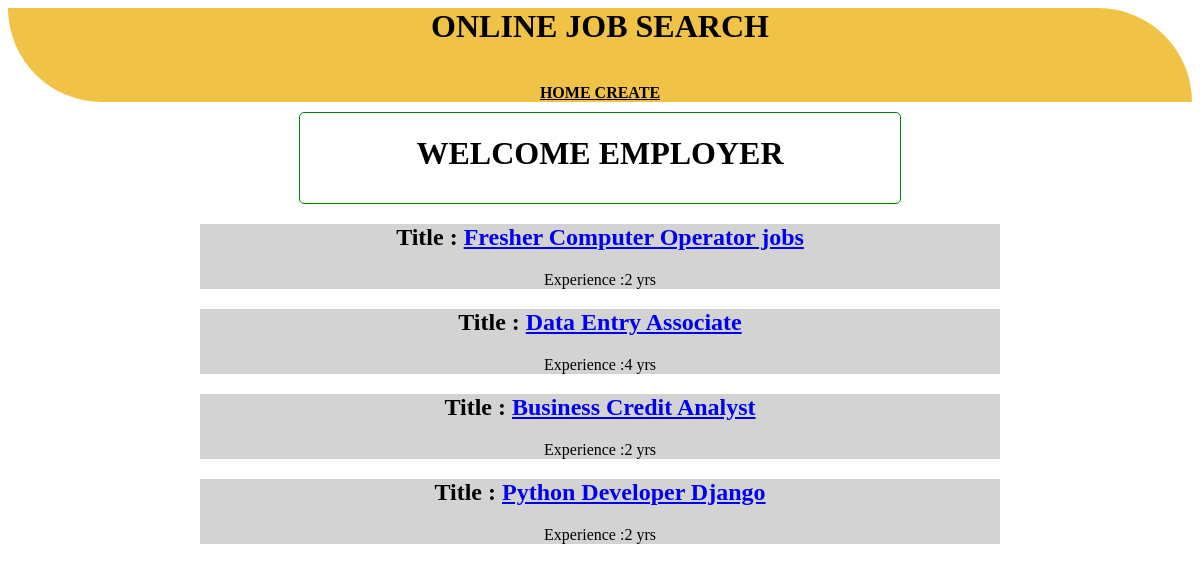
Screenshot of /employer with the database file from the repository.
### app/models.py (models this page shows, shortened)
class JOB_POSTING(models.Model):
    title = models.CharField(max_length=50)
    name = models.CharField(max_length=30)
    discription = models.TextField()
    contact = models.IntegerField()
    mail = models.EmailField()
    date = models.DateField()
    exp = models.IntegerField()
    location = models.CharField(max_length=20)
    employer = models.ForeignKey(User,on_delete=models.CASCADE)       #used to connecting the user table

### app/views.py (the view)
# urls.py: path("employer",employerhome,name="emp"),
def employerhome(request):
    data = JOB_POSTING.objects.all()
    return render_to_response("employer/employerhome.html",{"job":data})

### templates/employer/employerhome.html (shortened to what this page needs)
{% load static %}
<html>
    <head>
        <body>
            <link rel="stylesheet" href="{% static 'style.css' %}">
        <div class="header">
            <div style="text-align: center; background-color:rgb(240, 194, 70);border-bottom-left-radius:30cm; border-top-right-radius: 30cm;"
        <font face = "Comic sans MS" size =" 5"><h1>ONLINE JOB SEARCH</h1></font><br/>
        <a href="/" style="color:black;"><B> HOME </B> </a>
        <a href="/create" style="color:black;"><B> CREATE</B></a>
            </div>
        </div>
        <div class="main" style="padding-top:10px;" >
                <div style="text-align: center;margin: 0 auto; width: 600px; border: 1px solid green;border-radius: 5px;">
                   <div>
                       <h1>
                           <center>
                               WELCOME EMPLOYER
                           </center>
                       </h1>
                       <div style="padding-bottom:10px">
                   </div>
                   </div>
                 </div>
                <div style="text-align: center";>
                   <div>
                        {% for i in job %}
                        <div class="job_line">
                            <h2>Title : <a href="job/{{i.id}}/">{{i.title}}</a></h2>
                            <span> Experience :{{i.exp}} yrs</span>
                        </div>
                        {% endfor %}
                   </div>
                   </div>
                   </div>
    </head>
</html>

### static/style.css (style rules this page uses)
.job_line { background-color: rgb(211, 211, 211); max-width: 800px; margin: 0 auto; }
html { text-decoration: none; }

### rows the page displays
JOB_POSTING: title "Fresher Computer Operator jobs", exp "2"
JOB_POSTING: title "Data Entry Associate", exp "4"
JOB_POSTING: title "Business Credit Analyst", exp "2"
JOB_POSTING: title "Python Developer Django", exp "2"
